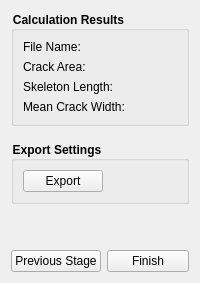
            <widget class="QWidget" name="exportPage">
             <layout class="QVBoxLayout" name="exportPageLayout">
              <item>
               <layout class="QVBoxLayout" name="exportContentLayout">
                <item>
                 <widget class="QGroupBox" name="resultsGroupBox">
                  <property name="minimumSize">
                   <size>
                    <width>0</width>
                    <height>100</height>
                   </size>
                  </property>
                  <property name="styleSheet">
                   <string notr="true">QGroupBox{
    font-weight: bold;
}
</string>
                  </property>
                  <property name="title">
                   <string>Calculation Results</string>
                  </property>
                  <layout class="QVBoxLayout" name="resultsLayout">
                   <item>
                    <layout class="QHBoxLayout" name="fileNameRowLayout">
                     <item>
                      <widget class="QLabel" name="fileNameCaptionLabel">
                       <property name="text">
                        <string>File Name:</string>
                       </property>
                      </widget>
                     </item>
                     <item>
                      <widget class="QLabel" name="fileNameLabel">
                       <property name="text">
                        <string/>
                       </property>
                      </widget>
                     </item>
                    </layout>
                   </item>
                   <item>
                    <layout class="QHBoxLayout" name="crackAreaRowLayout">
                     <item>
                      <widget class="QLabel" name="crackAreaCaptionLabel">
                       <property name="text">
                        <string>Crack Area:</string>
                       </property>
                      </widget>
                     </item>
                     <item>
                      <widget class="QLabel" name="crackAreaLabel">
                       <property name="text">
                        <string/>
                       </property>
                      </widget>
                     </item>
                    </layout>
                   </item>
                   <item>
                    <layout class="QHBoxLayout" name="skeletonLengthRowLayout">
                     <property name="bottomMargin">
                      <number>0</number>
                     </property>
                     <item>
                      <widget class="QLabel" name="skeletonLengthCaptionLabel">
                       <property name="text">
                        <string>Skeleton Length:</string>
                       </property>
                      </widget>
                     </item>
                     <item>
                      <widget class="QLabel" name="skeletonLengthLabel">
                       <property name="text">
                        <string/>
                       </property>
                      </widget>
                     </item>
                    </layout>
                   </item>
                   <item>
                    <layout class="QHBoxLayout" name="crackWidthRowLayout">
                     <item>
                      <widget class="QLabel" name="crackWidthCaptionLabel">
                       <property name="text">
                        <string>Mean Crack Width:</string>
                       </property>
                      </widget>
                     </item>
                     <item>
                      <widget class="QLabel" name="crackWidthLabel">
                       <property name="text">
                        <string/>
                       </property>
                      </widget>
                     </item>
                    </layout>
                   </item>
                  </layout>
                 </widget>
                </item>
                <item>
                 <widget class="Line" name="resultsSeparator">
                  <property name="sizePolicy">
                   <sizepolicy hsizetype="Fixed" vsizetype="Fixed">
                    <horstretch>0</horstretch>
                    <verstretch>0</verstretch>
                   </sizepolicy>
                  </property>
                  <property name="orientation">
                   <enum>Qt::Orientation::Horizontal</enum>
                  </property>
                 </widget>
                </item>
                <item>
                 <widget class="QGroupBox" name="exportSettingsGroupBox">
                  <property name="styleSheet">
                   <string notr="true">QGroupBox{
    font-weight: bold;
}
</string>
                  </property>
                  <property name="title">
                   <string>Export Settings</string>
                  </property>
                  <layout class="QVBoxLayout" name="exportSettingsLayout">
                   <item>
                    <layout class="QHBoxLayout" name="exportButtonLayout">
                     <item>
                      <widget class="QPushButton" name="exportButton">
                       <property name="text">
                        <string>Export</string>
                       </property>
                      </widget>
                     </item>
                     <item>
                      <spacer name="exportButtonSpacer">
                       <property name="orientation">
                        <enum>Qt::Orientation::Horizontal</enum>
                       </property>
                       <property name="sizeHint" stdset="0">
                        <size>
                         <width>40</width>
                         <height>20</height>
                        </size>
                       </property>
                      </spacer>
                     </item>
                    </layout>
                   </item>
                  </layout>
                 </widget>
                </item>
                <item>
                 <spacer name="exportBottomSpacer">
                  <property name="orientation">
                   <enum>Qt::Orientation::Vertical</enum>
                  </property>
                  <property name="sizeHint" stdset="0">
                   <size>
                    <width>20</width>
                    <height>40</height>
                   </size>
                  </property>
                 </spacer>
                </item>
                <item>
                 <layout class="QHBoxLayout" name="exportNavigationLayout">
                  <item>
                   <widget class="QPushButton" name="previousButton4">
                    <property name="text">
                     <string>Previous Stage</string>
                    </property>
                   </widget>
                  </item>
                  <item>
                   <widget class="QPushButton" name="nextButton4">
                    <property name="text">
                     <string>Finish</string>
                    </property>
                   </widget>
                  </item>
                 </layout>
                </item>
               </layout>
              </item>
             </layout>
            </widget>
